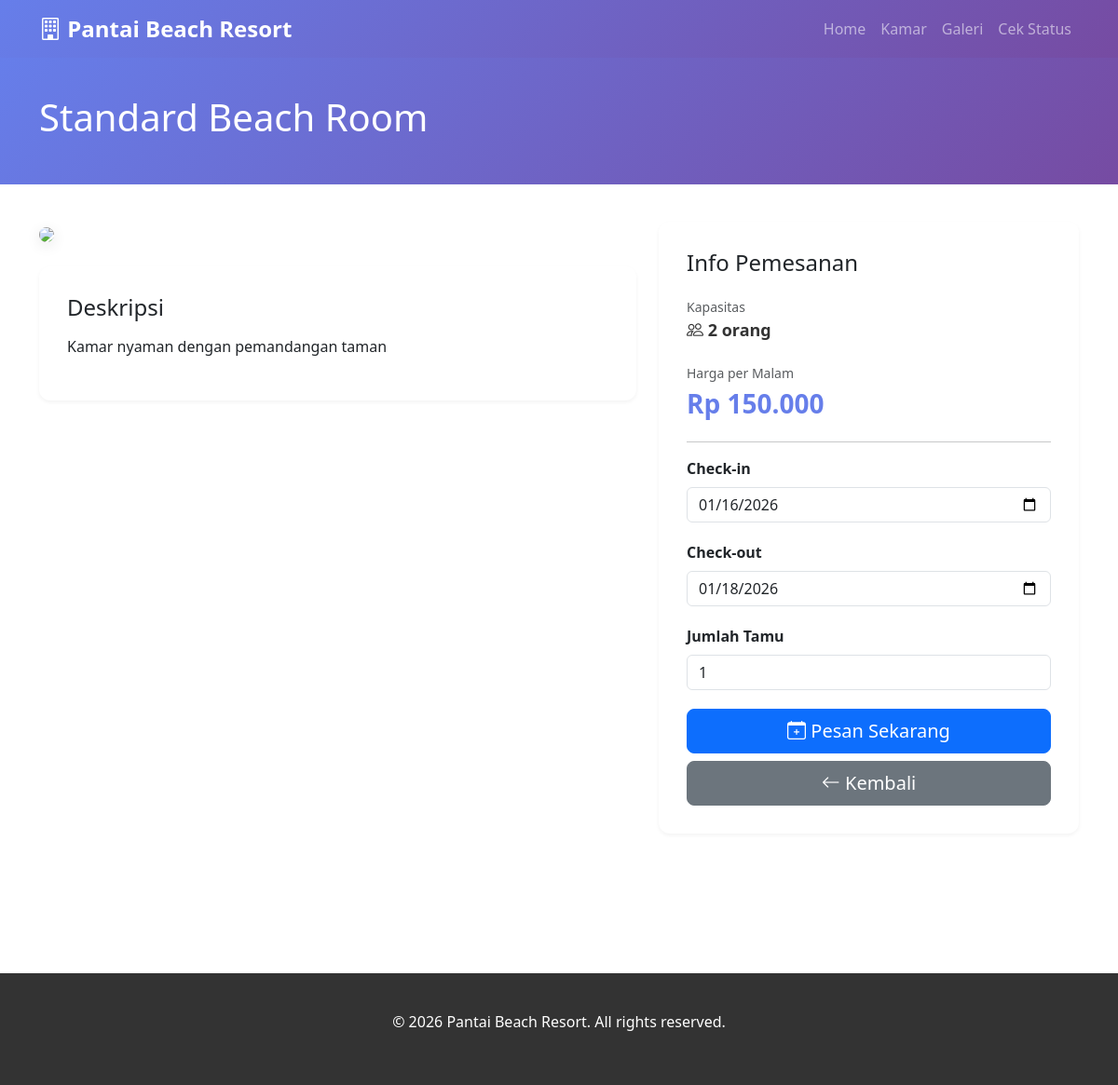
Screenshot of /detail_kamar.php?id=1 with the database file from the repository.
### tables this page shows
CREATE TABLE `tipe_kamar` (
  `id_tipe` INT PRIMARY KEY AUTO_INCREMENT,
  `nama_tipe` VARCHAR(50) NOT NULL,
  `kapasitas` INT NOT NULL,
  `harga_malam` DECIMAL(10,2) NOT NULL,
  `deskripsi` TEXT,
  `foto_cover` VARCHAR(255),
  `created_at` TIMESTAMP DEFAULT CURRENT_TIMESTAMP
);

### includes/functions.php (called while the page is built, shortened)
<?php
function formatCurrency($amount) {
    return 'Rp ' . number_format($amount, 0, ',', '.');
}

### detail_kamar.php (the view, shortened to what this page needs)
<?php
require_once 'includes/config.php';
require_once 'includes/functions.php';
$roomTypeId = isset($_GET['id']) ? (int)$_GET['id'] : 0;
$stmt = $pdo->prepare("SELECT * FROM tipe_kamar WHERE id_tipe = ?");
$stmt->execute([$roomTypeId]);
$roomType = $stmt->fetch();
$stmt = $pdo->prepare("SELECT * FROM kamar_foto WHERE id_kamar IN (SELECT id_kamar FROM kamar WHERE id_tipe = ?) ORDER BY urutan ASC");
$stmt->execute([$roomTypeId]);
$photos = $stmt->fetchAll();
?>
<!DOCTYPE html>
<html lang="en">
<head>
    <link href="https://cdn.jsdelivr.net/npm/bootstrap@5.3.0/dist/css/bootstrap.min.css" rel="stylesheet">
    <link href="https://cdn.jsdelivr.net/npm/bootstrap-icons@1.11.0/font/bootstrap-icons.css" rel="stylesheet">
</head>
<body>
    <nav class="navbar navbar-expand-lg navbar-dark">
        <div class="container">
            <a class="navbar-brand" href="/tubes_basdat/"><i class="bi bi-building"></i> <?php echo HOTEL_NAME; ?></a>
            <div class="collapse navbar-collapse" id="navbarNav">
                <ul class="navbar-nav ms-auto">
                    <li class="nav-item"><a class="nav-link" href="/tubes_basdat/">Home</a></li>
                    <li class="nav-item"><a class="nav-link" href="/tubes_basdat/rooms.php">Kamar</a></li>
                    <li class="nav-item"><a class="nav-link" href="/tubes_basdat/gallery.php">Galeri</a></li>
                    <li class="nav-item"><a class="nav-link" href="/tubes_basdat/guest/check_status.php">Cek Status</a></li>
                </ul>
            </div>
        </div>
    </nav>
    <section class="page-header">
        <div class="container">
            <h1><?php echo htmlspecialchars($roomType['nama_tipe']); ?></h1>
        </div>
    </section>
    <section class="section">
        <div class="container">
            <div class="row">
                <div class="col-lg-7">
                    <?php if (count($photos) > 0): ?>
                        <div id="photoCarousel" class="carousel slide" data-bs-ride="carousel">
                            <div class="carousel-inner">
                                <?php foreach ($photos as $index => $photo): ?>
                                    <div class="carousel-item<?php echo $index === 0 ? ' active' : ''; ?>">
                                        <img src="<?php echo UPLOAD_URL; ?>kamar/<?php echo htmlspecialchars($photo['foto_path']); ?>" class="d-block w-100" alt="Room Photo">
                                    </div>
                                <?php endforeach; ?>
                            </div>
                            <?php if (count($photos) > 1): ?>
                                <button class="carousel-control-prev" type="button" data-bs-target="#photoCarousel" data-bs-slide="prev">
                                    <span class="carousel-control-prev-icon"></span>
                                </button>
                                <button class="carousel-control-next" type="button" data-bs-target="#photoCarousel" data-bs-slide="next">
                                    <span class="carousel-control-next-icon"></span>
                                </button>
                            <?php endif; ?>
                        </div>
                    <?php else: ?>
                        <img src="<?php echo UPLOAD_URL; ?>tipe_kamar/<?php echo htmlspecialchars($roomType['foto_cover']); ?>" class="img-fluid" style="border-radius: 12px; box-shadow: 0 4px 15px rgba(0,0,0,0.1);">
                    <?php endif; ?>
                    <div class="detail-section mt-4">
                        <h4 style="margin-bottom: 15px;">Deskripsi</h4>
                        <p><?php echo htmlspecialchars($roomType['deskripsi']); ?></p>
                    </div>
                </div>
                <div class="col-lg-5">
                    <div class="detail-section" style="position: sticky; top: 20px;">
                        <h4 style="margin-bottom: 20px;">Info Pemesanan</h4>
                        <div style="margin-bottom: 20px;">
                            <small class="text-muted">Kapasitas</small>
                            <div style="font-size: 18px; font-weight: 700; color: #333;">
                                <i class="bi bi-people"></i> <?php echo $roomType['kapasitas']; ?> orang
                            </div>
                        </div>
                        <div style="margin-bottom: 20px;">
                            <small class="text-muted">Harga per Malam</small>
                            <div style="font-size: 28px; font-weight: 700; color: #667eea;">
                                <?php echo formatCurrency($roomType['harga_malam']); ?>
                            </div>
                        </div>
                        <hr>
                        <div style="margin-bottom: 20px;">
                            <label class="form-label"><strong>Check-in</strong></label>
                            <input type="date" id="checkIn" class="form-control" value="<?php echo date('Y-m-d', strtotime('+1 day')); ?>">
                        </div>
                        <div style="margin-bottom: 20px;">
                            <label class="form-label"><strong>Check-out</strong></label>
                            <input type="date" id="checkOut" class="form-control" value="<?php echo date('Y-m-d', strtotime('+3 days')); ?>">
                        </div>
                        <div style="margin-bottom: 20px;">
                            <label class="form-label"><strong>Jumlah Tamu</strong></label>
                            <input type="number" id="guests" class="form-control" min="1" value="1">
                        </div>
                        <button class="btn btn-primary btn-lg w-100" style="color: white;" onclick="bookNow()">
                            <i class="bi bi-calendar-plus"></i> Pesan Sekarang
                        </button>
                        <a href="/tubes_basdat/rooms.php" class="btn btn-secondary btn-lg w-100 mt-2">
                            <i class="bi bi-arrow-left"></i> Kembali
                        </a>
                    </div>
                </div>
            </div>
        </div>
    </section>
    <footer class="footer">
        <p>&copy; 2026 <?php echo HOTEL_NAME; ?>. All rights reserved.</p>
    </footer>
</body>
</html>

### detail_kamar.php (style rules this page uses)
body { font-family: 'Segoe UI', Tahoma, Geneva, Verdana, sans-serif; }
.navbar { background: linear-gradient(135deg, #667eea 0%, #764ba2 100%); }
.navbar-brand { font-weight: 700; font-size: 24px; }
.page-header { background: linear-gradient(135deg, #667eea 0%, #764ba2 100%); color: white; padding: 40px 0; }
.section { padding: 40px 0; }
.detail-section { background: white; padding: 30px; border-radius: 12px; box-shadow: 0 2px 4px rgba(0,0,0,0.05); margin-bottom: 30px; }
.footer { background: #333; color: white; padding: 40px 0; text-align: center; margin-top: 80px; }

### rows the page displays
tipe_kamar: nama_tipe "Standard Beach Room", deskripsi "Kamar nyaman dengan pemandangan taman", kapasitas "2", harga_malam "Rp 150.000"

### other values shown
HOTEL_NAME "Pantai Beach Resort"
